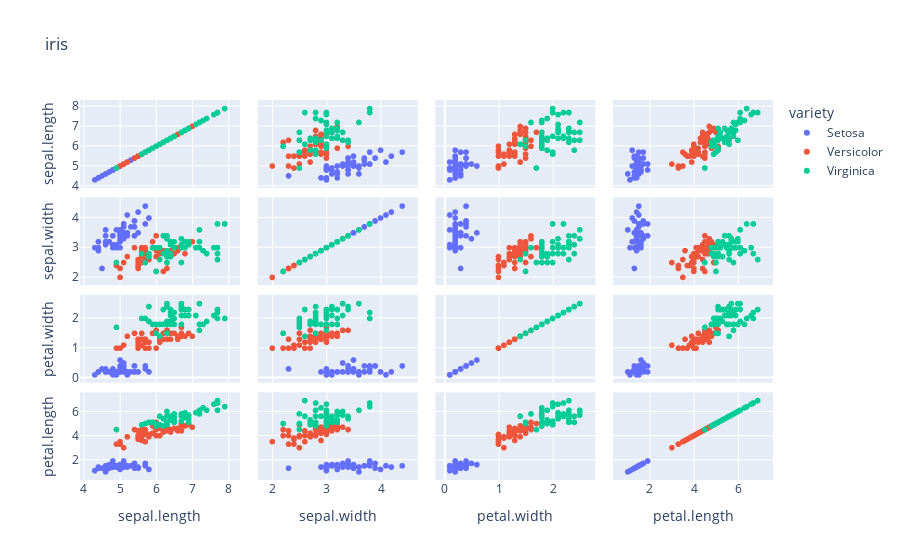

Notebook code cell kept with this figure:
### Code cell
px.scatter_matrix(iris,color='variety',title='iris',dimensions=['sepal.length','sepal.width' , 'petal.width','petal.length'])

### Figure 1 — Plotly figure (JSON) as saved in the notebook; plotly's stock layout.template omitted (floating-point values rounded to 4 significant figures)
{"data": [{"dimensions": [{"axis": {"matches": true}, "label": "sepal.length", "values": [5.1, 4.9, 4.7, 4.6, 5, 5.4, 4.6, 5, 4.4, 4.9, 5.4, 4.8, 4.8, 4.3, 5.8, 5.7, 5.4, 5.1, 5.7, 5.1, 5.4, 5.1, 4.6, 5.1, 4.8, 5, 5, 5.2, 5.2, 4.7, 4.8, 5.4, 5.2, 5.5, 4.9, 5, 5.5, 4.9, 4.4, 5.1, 5, 4.5, 4.4, 5, 5.1, 4.8, 5.1, 4.6, 5.3, 5]}, {"axis": {"matches": true}, "label": "sepal.width", "values": [3.5, 3, 3.2, 3.1, 3.6, 3.9, 3.4, 3.4, 2.9, 3.1, 3.7, 3.4, 3, 3, 4, 4.4, 3.9, 3.5, 3.8, 3.8, 3.4, 3.7, 3.6, 3.3, 3.4, 3, 3.4, 3.5, 3.4, 3.2, 3.1, 3.4, 4.1, 4.2, 3.1, 3.2, 3.5, 3.6, 3, 3.4, 3.5, 2.3, 3.2, 3.5, 3.8, 3, 3.8, 3.2, 3.7, 3.3]}, {"axis": {"matches": true}, "label": "petal.width", "values": [0.2, 0.2, 0.2, 0.2, 0.2, 0.4, 0.3, 0.2, 0.2, 0.1, 0.2, 0.2, 0.1, 0.1, 0.2, 0.4, 0.4, 0.3, 0.3, 0.3, 0.2, 0.4, 0.2, 0.5, 0.2, 0.2, 0.4, 0.2, 0.2, 0.2, 0.2, 0.4, 0.1, 0.2, 0.2, 0.2, 0.2, 0.1, 0.2, 0.2, 0.3, 0.3, 0.2, 0.6, 0.4, 0.3, 0.2, 0.2, 0.2, 0.2]}, {"axis": {"matches": true}, "label": "petal.length", "values": [1.4, 1.4, 1.3, 1.5, 1.4, 1.7, 1.4, 1.5, 1.4, 1.5, 1.5, 1.6, 1.4, 1.1, 1.2, 1.5, 1.3, 1.4, 1.7, 1.5, 1.7, 1.5, 1, 1.7, 1.9, 1.6, 1.6, 1.5, 1.4, 1.6, 1.6, 1.5, 1.5, 1.4, 1.5, 1.2, 1.3, 1.4, 1.3, 1.5, 1.3, 1.3, 1.3, 1.6, 1.9, 1.4, 1.6, 1.4, 1.5, 1.4]}], "hovertemplate": "variety=Setosa<br>%{xaxis.title.text}=%{x}<br>%{yaxis.title.text}=%{y}<extra></extra>", "legendgroup": "Setosa", "marker": {"color": "#636efa", "symbol": "circle"}, "name": "Setosa", "showlegend": true, "type": "splom"}, {"dimensions": [{"axis": {"matches": true}, "label": "sepal.length", "values": [7, 6.4, 6.9, 5.5, 6.5, 5.7, 6.3, 4.9, 6.6, 5.2, 5, 5.9, 6, 6.1, 5.6, 6.7, 5.6, 5.8, 6.2, 5.6, 5.9, 6.1, 6.3, 6.1, 6.4, 6.6, 6.8, 6.7, 6, 5.7, 5.5, 5.5, 5.8, 6, 5.4, 6, 6.7, 6.3, 5.6, 5.5, 5.5, 6.1, 5.8, 5, 5.6, 5.7, 5.7, 6.2, 5.1, 5.7]}, {"axis": {"matches": true}, "label": "sepal.width", "values": [3.2, 3.2, 3.1, 2.3, 2.8, 2.8, 3.3, 2.4, 2.9, 2.7, 2, 3, 2.2, 2.9, 2.9, 3.1, 3, 2.7, 2.2, 2.5, 3.2, 2.8, 2.5, 2.8, 2.9, 3, 2.8, 3, 2.9, 2.6, 2.4, 2.4, 2.7, 2.7, 3, 3.4, 3.1, 2.3, 3, 2.5, 2.6, 3, 2.6, 2.3, 2.7, 3, 2.9, 2.9, 2.5, 2.8]}, {"axis": {"matches": true}, "label": "petal.width", "values": [1.4, 1.5, 1.5, 1.3, 1.5, 1.3, 1.6, 1, 1.3, 1.4, 1, 1.5, 1, 1.4, 1.3, 1.4, 1.5, 1, 1.5, 1.1, 1.8, 1.3, 1.5, 1.2, 1.3, 1.4, 1.4, 1.7, 1.5, 1, 1.1, 1, 1.2, 1.6, 1.5, 1.6, 1.5, 1.3, 1.3, 1.3, 1.2, 1.4, 1.2, 1, 1.3, 1.2, 1.3, 1.3, 1.1, 1.3]}, {"axis": {"matches": true}, "label": "petal.length", "values": [4.7, 4.5, 4.9, 4, 4.6, 4.5, 4.7, 3.3, 4.6, 3.9, 3.5, 4.2, 4, 4.7, 3.6, 4.4, 4.5, 4.1, 4.5, 3.9, 4.8, 4, 4.9, 4.7, 4.3, 4.4, 4.8, 5, 4.5, 3.5, 3.8, 3.7, 3.9, 5.1, 4.5, 4.5, 4.7, 4.4, 4.1, 4, 4.4, 4.6, 4, 3.3, 4.2, 4.2, 4.2, 4.3, 3, 4.1]}], "hovertemplate": "variety=Versicolor<br>%{xaxis.title.text}=%{x}<br>%{yaxis.title.text}=%{y}<extra></extra>", "legendgroup": "Versicolor", "marker": {"color": "#EF553B", "symbol": "circle"}, "name": "Versicolor", "showlegend": true, "type": "splom"}, {"dimensions": [{"axis": {"matches": true}, "label": "sepal.length", "values": [6.3, 5.8, 7.1, 6.3, 6.5, 7.6, 4.9, 7.3, 6.7, 7.2, 6.5, 6.4, 6.8, 5.7, 5.8, 6.4, 6.5, 7.7, 7.7, 6, 6.9, 5.6, 7.7, 6.3, 6.7, 7.2, 6.2, 6.1, 6.4, 7.2, 7.4, 7.9, 6.4, 6.3, 6.1, 7.7, 6.3, 6.4, 6, 6.9, 6.7, 6.9, 5.8, 6.8, 6.7, 6.7, 6.3, 6.5, 6.2, 5.9]}, {"axis": {"matches": true}, "label": "sepal.width", "values": [3.3, 2.7, 3, 2.9, 3, 3, 2.5, 2.9, 2.5, 3.6, 3.2, 2.7, 3, 2.5, 2.8, 3.2, 3, 3.8, 2.6, 2.2, 3.2, 2.8, 2.8, 2.7, 3.3, 3.2, 2.8, 3, 2.8, 3, 2.8, 3.8, 2.8, 2.8, 2.6, 3, 3.4, 3.1, 3, 3.1, 3.1, 3.1, 2.7, 3.2, 3.3, 3, 2.5, 3, 3.4, 3]}, {"axis": {"matches": true}, "label": "petal.width", "values": [2.5, 1.9, 2.1, 1.8, 2.2, 2.1, 1.7, 1.8, 1.8, 2.5, 2, 1.9, 2.1, 2, 2.4, 2.3, 1.8, 2.2, 2.3, 1.5, 2.3, 2, 2, 1.8, 2.1, 1.8, 1.8, 1.8, 2.1, 1.6, 1.9, 2, 2.2, 1.5, 1.4, 2.3, 2.4, 1.8, 1.8, 2.1, 2.4, 2.3, 1.9, 2.3, 2.5, 2.3, 1.9, 2, 2.3, 1.8]}, {"axis": {"matches": true}, "label": "petal.length", "values": [6, 5.1, 5.9, 5.6, 5.8, 6.6, 4.5, 6.3, 5.8, 6.1, 5.1, 5.3, 5.5, 5, 5.1, 5.3, 5.5, 6.7, 6.9, 5, 5.7, 4.9, 6.7, 4.9, 5.7, 6, 4.8, 4.9, 5.6, 5.8, 6.1, 6.4, 5.6, 5.1, 5.6, 6.1, 5.6, 5.5, 4.8, 5.4, 5.6, 5.1, 5.1, 5.9, 5.7, 5.2, 5, 5.2, 5.4, 5.1]}], "hovertemplate": "variety=Virginica<br>%{xaxis.title.text}=%{x}<br>%{yaxis.title.text}=%{y}<extra></extra>", "legendgroup": "Virginica", "marker": {"color": "#00cc96", "symbol": "circle"}, "name": "Virginica", "showlegend": true, "type": "splom"}], "layout": {"dragmode": "select", "legend": {"title": {"text": "variety"}, "tracegroupgap": 0}, "title": {"text": "iris"}}}
